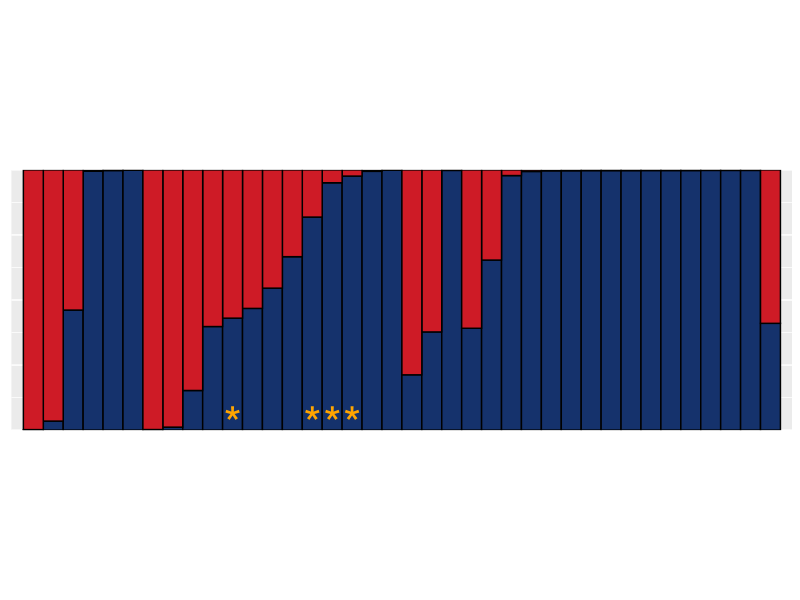

Write the R code that produced this figure.
# 1. Loading required library
library(tidyverse)

# 2. Setwd
setwd("chickadee/output/")

# 3. Reading in data (tab delimited), dropping last blank row and filtering for samples where song data available
temp <- read_tsv("../data/S2.txt")
temp <- temp[1:165,]
temp <- temp %>% filter(!is.na(Song_summary))  %>% arrange(desc(BC_genetic_cluster_assignment)) %>% arrange(Song_summary)

# 4. Expanding dataset into "long" format 
longtemp <- gather(temp,cluster_assignment,assignment_value,c(BC_genetic_cluster_assignment,CC_genetic_cluster_assignment)) %>% arrange(assignment_value) %>% arrange(desc(cluster_assignment)) %>% arrange(Song_summary)

# 5. Creating structure plot based on "long" format and annotating Appleton City samples
# Saving as 1000 pixels wide, preserving aspect ratio as FigS5.png (in output folder)
ggplot(longtemp, aes(fill=cluster_assignment,y=assignment_value,x=factor(longtemp$Catalog_number,levels=as.numeric(temp$Catalog_number)))) +
  geom_bar(stat="identity",color="black",width=1) + theme (legend.position="none", axis.text = element_blank(),axis.title=element_blank(), axis.ticks = element_blank()) + scale_y_continuous(limits=c(0,1),expand = c(0, 0)) +
  theme(aspect.ratio = 1/3) +
  scale_x_discrete(limits=temp$Catalog_number) +
  scale_fill_manual(values = (c("#CE1B26","#15326C"))) +
  annotate("text",x=as.character(as.matrix(temp %>% filter(str_detect(Specific_locality,"Appleton City")) %>% select(Catalog_number))),y=0.025,label="*",color="orange",size=12)

# 6. Extracting information for doing t-tests etc
# Mean and SD for black-capped genetic for black-capped singing birds
temp %>% filter(Song_summary=="PUREBC") %>% group_by(Song_summary) %>% summarise(mean(BC_genetic_cluster_assignment),sd(BC_genetic_cluster_assignment))

# Mean and SD for Carolina genetic for Carolina singing birds
temp %>% filter(Song_summary=="PURECC") %>% group_by(Song_summary) %>% summarise(mean(CC_genetic_cluster_assignment),sd(CC_genetic_cluster_assignment))

# t.test
t.test((as.numeric(as.matrix(temp %>% filter(Song_summary=="PUREBC") %>% select(BC_genetic_cluster_assignment)))),(as.numeric(as.matrix(temp %>% filter(Song_summary=="PURECC") %>% select(CC_genetic_cluster_assignment)))))
